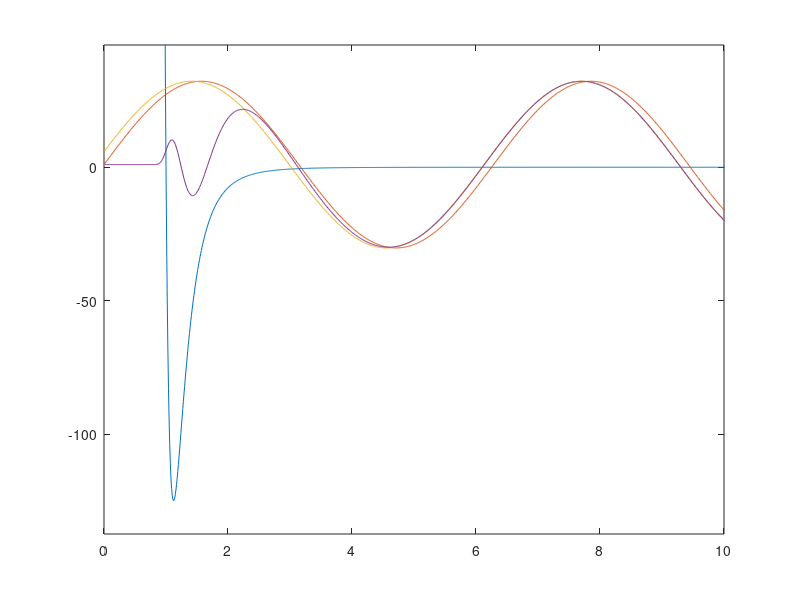

Here is the MATLAB script that generated this plot:
function trial3
%% Function definitions
V_LJ    = @(A, C6, C12, r, el) A*(C12./r.^12 - C6./r.^6) + el*(el + 1)./r.^2;

%Wavevector definition (with hBar = 1)
k       = @(m, E) sqrt(2*m*E);

% Analytic aymptotic solution
inTrig = @(z, k, el) k.*z - el*pi/2;
yAsym  = @(z, k, el, delL) (sin(inTrig(z, k, el)) + tan(delL)*cos(inTrig(z, k, el)));
fDelL  = @(z, k, el, numY) atan((numY(2)*sin(inTrig(z(1), k, el)) - numY(1)*sin(inTrig(z(2), k, el)))/...
                                (numY(1)*cos(inTrig(z(2), k, el)) - numY(2)*cos(inTrig(z(1), k, el))));

% General Numerov propagator (used for linear second order differential equations)
% INPUTS
%   d: grid spacing (grid must be equidistanct)
%   k: 3 element squared wavevector, [k_n-2, k_n-1, k_n] where k_i is the position at a specified index i, and i = n is the current index
%   R: 2 element value vector,       [R_n-2, R_n-1]      where R(z) is the scaled radial wavefunction being solved for
numerov  = @(d, k, R) ((2 - (10*d^2/12)*k(2))*R(2) - (1 + (d^2/12)*k(1))*R(1))/(1 + (d^2/12)*k(3));

%% Problem spceifics
% Region
zStart = 0.01;
zEnd   = 1000;

% mass
m      = 0.5;

%Potential coefficients
A      = 500;
C6     = 1;
C12    = 1;

%% Setup
% Partial wave
el = 0;

% Incoming energy
Einc = 1;

% Choose the type of potential
V    = @(r) V_LJ(A, C6, C12, r, el);
kLoc = @(r) k(m, Einc - V(r)); % local wavevector

d = 0.01;
    
% z - the interparticle spacing
z = zStart:d:zEnd;
    
% Initialize solution vector
yNum = nan(1,length(z));
yNum(1) = 1e-10; %arbitrary
yNum(2) = (1 + k(m, V(z(1)) - Einc)*d)*yNum(1); % assume linear first step

%% Solver
% Propagate radial function from within classically forbidden region
for i = 3:length(z)
    yNum(i) = numerov(d, kLoc(z([i-2 i-1 i])).^2, yNum([i-2 i-1]));
end

delL = fDelL(z([end end-1]), kLoc(z([end end-1])), el, yNum([end end-1]));
A    = yAsym(z(end), k(m, Einc), el, delL)/yNum(end);
yNum = A*yNum;

figure;
plot(z, V(z),...
     z, (-min(V(z))/(4*max(yAsym(z, k(m, Einc), el, 0))))*yAsym(z, k(m, Einc), el, 0) + Einc,...
     z, (-min(V(z))/(4*max(yAsym(z, k(m, Einc), el, delL))))*yAsym(z, k(m, Einc), el, delL) + Einc,...
     z, (-min(V(z))/(4*max(yNum)))*yNum + Einc)
ylim([min(V(z)) -min(V(z))/3]*1.1)
xlim([0 10])
end